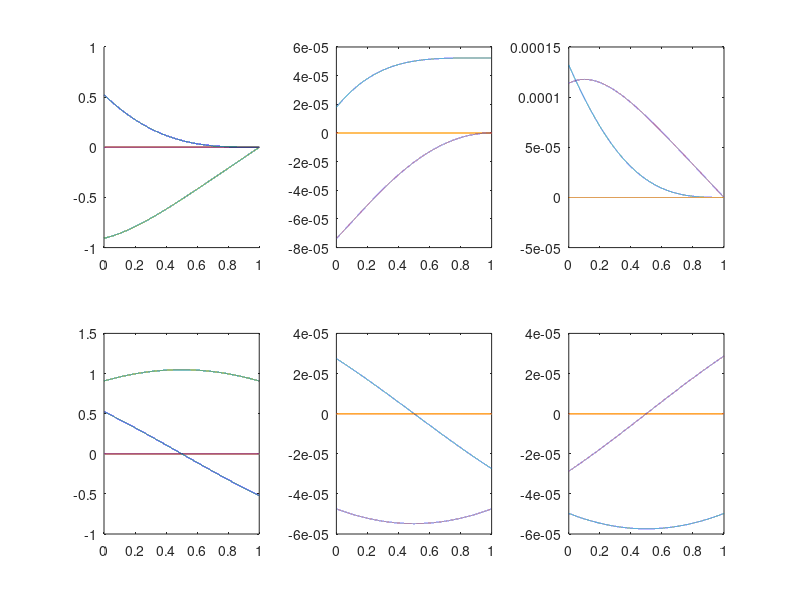

Write the MATLAB code that produced this figure. (Note: this script raises an error after producing the figure.)
%% init data
theta = 0;
dis = pi/3;

q0 = [[1,0,0]*sin(dis/2),cos(dis/2)]';
q1 = [0,0,0,1]';
q2 = [[cos(theta),sin(theta),0]*sin(dis/2),cos(dis/2)]';

ds = 0.0001;
s = 0:ds:1;

theta0 = acos(q0(4));
v0 = q0(1:3)/sin(theta0);

theta2 = acos(q2(4));
v2 = q2(1:3)/sin(theta2);

debug = 1;

%% qa
qa  = [sin(theta0*((1-s).^2)).*v0;cos(theta0*((1-s).^2))];
dqa = theta0*(2*s-2).*[cos(theta0*((1-s).^2)).*v0;-sin(theta0*((1-s).^2))];
ddqa = theta0*2.*[cos(theta0*((1-s).^2)).*v0;-sin(theta0*((1-s).^2))]...
    +theta0*(2*s-2).*theta0.*(2*s-2).*[-sin(theta0*((1-s).^2)).*v0;-cos(theta0*((1-s).^2))];

if(debug)
    subplot(2,3,1);
    hold on
    plot(s,dqa)
    plot(s(2:end),diff(qa')'/ds)
    hold off
    subplot(2,3,2)
    plot(s(2:end),dqa(:,2:end)-diff(qa')'/ds)
    subplot(2,3,3)
    plot(s(2:end),ddqa(:,2:end)-diff(dqa')'/ds)
end
%% qb1
qb1  = [sin(theta0*(-(1-s).^2)).*v0;cos(theta0*(-(1-s).^2))];
dqb1 = -theta0*(2*s-2).*[cos(theta0*((1-s).^2)).*v0;sin(theta0*((1-s).^2))];
ddqb1 = -theta0*2.*[cos(theta0*((1-s).^2)).*v0;sin(theta0*((1-s).^2))]...
    -theta0*(2*s-2).*theta0.*(2*s-2).*[-sin(theta0*((1-s).^2)).*v0;cos(theta0*((1-s).^2))];

if(debug)
    subplot(2,3,4);
    hold on
    plot(s,dqb1);
    plot(s(2:end),diff(qb1')'/ds);
    hold off
    subplot(2,3,5);
    plot(s(2:end),dqb1(:,2:end)-diff(qb1')'/ds);
    subplot(2,3,6)
    plot(s(2:end),ddqb1(:,2:end)-diff(dqb1')'/ds)
end

%% qb2
qb2  = [sin(theta2*(s.^2)).*v2;cos(theta2*(s.^2))];
dqb2 = 2*theta2*s.*[cos(theta2*(s.^2)).*v2;-sin(theta2*(s.^2))];
ddqb2 = 2*theta2.*[cos(theta2*(s.^2)).*v2;-sin(theta2*(s.^2))]...
    + 2*theta2*s.*2*theta2.*s.*[-sin(theta2*(s.^2)).*v2;-cos(theta2*(s.^2))];

if(debug)
    subplot(2,3,4);
    plot(s,dqb2);
    hold on
    plot(s(2:end),diff(qb2')'/ds);
    hold off
    subplot(2,3,5);
    plot(s(2:end),dqb2(:,2:end)-diff(qb2')'/ds);
    subplot(2,3,6);
    plot(s(2:end),ddqb2(:,2:end)-diff(dqb2')'/ds);
end
%% qb3
qb3 = [ qb1(2,:).*qb2(3,:) - qb2(2,:).*qb1(3,:) + qb1(4,:).*qb2(1,:) + qb2(4,:).*qb1(1,:)
        qb2(1,:).*qb1(3,:) - qb1(1,:).*qb2(3,:) + qb1(4,:).*qb2(2,:) + qb2(4,:).*qb1(2,:)
        qb1(1,:).*qb2(2,:) - qb2(1,:).*qb1(2,:) + qb1(4,:).*qb2(3,:) + qb2(4,:).*qb1(3,:)
        qb1(4,:).*qb2(4,:) - qb1(1,:).*qb2(1,:) - qb1(2,:).*qb2(2,:) - qb1(3,:).*qb2(3,:)
        ];
dqb3 = [
    qb1(2,:).*dqb2(3,:)+dqb1(2,:).*qb2(3,:) - qb2(2,:).*dqb1(3,:)-dqb2(2,:).*qb1(3,:) + qb1(4,:).*dqb2(1,:)+dqb1(4,:).*qb2(1,:) + qb2(4,:).*dqb1(1,:)+dqb2(4,:).*qb1(1,:)
    qb2(1,:).*dqb1(3,:)+dqb2(1,:).*qb1(3,:) - qb1(1,:).*dqb2(3,:)-dqb1(1,:).*qb2(3,:) + qb1(4,:).*dqb2(2,:)+dqb1(4,:).*qb2(2,:) + qb2(4,:).*dqb1(2,:)+dqb2(4,:).*qb1(2,:)
    qb1(1,:).*dqb2(2,:)+dqb1(1,:).*qb2(2,:) - qb2(1,:).*dqb1(2,:)-dqb2(1,:).*qb1(2,:) + qb1(4,:).*dqb2(3,:)+dqb1(4,:).*qb2(3,:) + qb2(4,:).*dqb1(3,:)+dqb2(4,:).*qb1(3,:)
    qb1(4,:).*dqb2(4,:)+dqb1(4,:).*qb2(4,:) - qb1(1,:).*dqb2(1,:)-dqb1(1,:).*qb2(1,:) - qb1(2,:).*dqb2(2,:)-dqb1(2,:).*qb2(2,:) - qb1(3,:).*dqb2(3,:)-dqb1(3,:).*qb2(3,:)
];

ddqb3 = [
    qb1(2,:).*ddqb2(3,:)+2*dqb1(2,:).*dqb2(3,:)+ddqb1(2,:).*qb2(3,:) - qb2(2,:).*ddqb1(3,:)-2*dqb2(2,:).*dqb1(3,:)-ddqb2(2,:).*qb1(3,:) + qb1(4,:).*ddqb2(1,:)+2*dqb1(4,:).*dqb2(1,:)+ddqb1(4,:).*qb2(1,:) + qb2(4,:).*ddqb1(1,:)+2*dqb2(4,:).*dqb1(1,:)+ddqb2(4,:).*qb1(1,:)
    qb2(1,:).*ddqb1(3,:)+2*dqb2(1,:).*dqb1(3,:)+ddqb2(1,:).*qb1(3,:) - qb1(1,:).*ddqb2(3,:)-2*dqb1(1,:).*dqb2(3,:)-ddqb1(1,:).*qb2(3,:) + qb1(4,:).*ddqb2(2,:)+2*dqb1(4,:).*dqb2(2,:)+ddqb1(4,:).*qb2(2,:) + qb2(4,:).*ddqb1(2,:)+2*dqb2(4,:).*dqb1(2,:)+ddqb2(4,:).*qb1(2,:)
    qb1(1,:).*ddqb2(2,:)+2*dqb1(1,:).*dqb2(2,:)+ddqb1(1,:).*qb2(2,:) - qb2(1,:).*ddqb1(2,:)-2*dqb2(1,:).*dqb1(2,:)-ddqb2(1,:).*qb1(2,:) + qb1(4,:).*ddqb2(3,:)+2*dqb1(4,:).*dqb2(3,:)+ddqb1(4,:).*qb2(3,:) + qb2(4,:).*ddqb1(3,:)+2*dqb2(4,:).*dqb1(3,:)+ddqb2(4,:).*qb1(3,:)
    qb1(4,:).*ddqb2(4,:)+2*dqb1(4,:).*dqb2(4,:)+ddqb1(4,:).*qb2(4,:) - qb1(1,:).*ddqb2(1,:)-2*dqb1(1,:).*dqb2(1,:)-ddqb1(1,:).*qb2(1,:) - qb1(2,:).*ddqb2(2,:)-2*dqb1(2,:).*dqb2(2,:)-ddqb1(2,:).*qb2(2,:) - qb1(3,:).*ddqb2(3,:)-2*dqb1(3,:).*dqb2(3,:)-ddqb1(3,:).*qb2(3,:)
];
if(debug)
% 验证dq3
subplot(2,3,4);
plot(s,dqb3);
hold on
plot(s(2:end),diff(qb3')'/ds);
hold off
subplot(2,3,5);
plot(s(2:end),dqb3(:,2:end)-diff(qb3')'/ds);
subplot(2,3,6)
plot(s(2:end),ddqb3(:,2:end)-diff(dqb3')'/ds);
% qb32=zeros(size(qb1));
% for i=1:size(qb1,2)
% qb32(:,i) = s_q_dot_q(qb1(:,i),qb2(:,i));
% end
% qb3 - qb32(1:4,:)
end
%% qb
% 计算qb 和 dqb

% q&dq to v theta dv dtheta
theta_b3 = zeros(1,size(qb3,2));
vb3 = zeros(3,size(qb3,2));
dtheta_b3 = zeros(1,size(qb3,2));
dvb3 = zeros(3,size(qb3,2));
ddtheta_b3 = zeros(1,size(qb3,2));
ddvb3 = zeros(3,size(qb3,2));

for i=1:size(qb3,2)
[theta_b3(:,i),vb3(:,i),dtheta_b3(:,i),dvb3(:,i),ddtheta_b3(:,i),ddvb3(:,i)] = ...
    s_q_to_theta_v(qb3(:,i),dqb3(:,i),ddqb3(:,i));
end

if(debug)
    subplot(2,3,2);
    plot(s,dvb3);
    hold on
    plot(s(2:end),diff(vb3')'/ds);
    hold off
    subplot(2,3,2);
    plot(s(2:end),dvb3(:,2:end)-diff(vb3')'/ds);
    subplot(2,3,3)
    plot(s(2:end),ddvb3(:,2:end)-diff(dvb3')'/ds);
end
qb  = [sin(theta_b3.*s).*vb3;cos(theta_b3.*s)];
dqb = [
    cos(s.*theta_b3).*(theta_b3+s.*dtheta_b3).*vb3+sin(s.*theta_b3).*dvb3
    -sin(s.*theta_b3).*(theta_b3+s.*dtheta_b3)
];

ddqb_1 = -sin(s.*theta_b3).*(theta_b3 + s.*dtheta_b3).*(theta_b3+s.*dtheta_b3).*vb3 ...
        + cos(s.*theta_b3).*(dtheta_b3+ dtheta_b3 + s.*ddtheta_b3).*vb3 ...
        + cos(s.*theta_b3).*(theta_b3+s.*dtheta_b3).*dvb3 ...
        ...
        + cos(s.*theta_b3).*(theta_b3 + s.*dtheta_b3).*dvb3 ...
        + sin(s.*theta_b3).*ddvb3;

ddqb_2 = -cos(s.*theta_b3).*(theta_b3 + s.*dtheta_b3).*(theta_b3+s.*dtheta_b3) ...
        -sin(s.*theta_b3).*(dtheta_b3 + dtheta_b3 + s.*ddtheta_b3);

ddqb = [
    ddqb_1
    ddqb_2
    ];

if(debug)
    subplot(2,3,4);
    plot(s,dqb);
    hold on
    plot(s(2:end),diff(qb')'/ds);
    hold off
    subplot(2,3,5);
    plot(s(2:end),dqb(:,2:end)-diff(qb')'/ds);
    subplot(2,3,6)
    plot(s(2:end),ddqb(:,2:end)-diff(dqb')'/ds);
end
%% q
% 最后计算 q
q = [ 
    qa(2,:).*qb(3,:) - qb(2,:).*qa(3,:) + qa(4,:).*qb(1,:) + qb(4,:).*qa(1,:)
    qb(1,:).*qa(3,:) - qa(1,:).*qb(3,:) + qa(4,:).*qb(2,:) + qb(4,:).*qa(2,:)
    qa(1,:).*qb(2,:) - qb(1,:).*qa(2,:) + qa(4,:).*qb(3,:) + qb(4,:).*qa(3,:)
    qa(4,:).*qb(4,:) - qa(1,:).*qb(1,:) - qa(2,:).*qb(2,:) - qa(3,:).*qb(3,:)
];
dq = [
    qa(2,:).*dqb(3,:)+dqa(2,:).*qb(3,:) - qb(2,:).*dqa(3,:)-dqb(2,:).*qa(3,:) + qa(4,:).*dqb(1,:)+dqa(4,:).*qb(1,:) + qb(4,:).*dqa(1,:)+dqb(4,:).*qa(1,:)
    qb(1,:).*dqa(3,:)+dqb(1,:).*qa(3,:) - qa(1,:).*dqb(3,:)-dqa(1,:).*qb(3,:) + qa(4,:).*dqb(2,:)+dqa(4,:).*qb(2,:) + qb(4,:).*dqa(2,:)+dqb(4,:).*qa(2,:)
    qa(1,:).*dqb(2,:)+dqa(1,:).*qb(2,:) - qb(1,:).*dqa(2,:)-dqb(1,:).*qa(2,:) + qa(4,:).*dqb(3,:)+dqa(4,:).*qb(3,:) + qb(4,:).*dqa(3,:)+dqb(4,:).*qa(3,:)
    qa(4,:).*dqb(4,:)+dqa(4,:).*qb(4,:) - qa(1,:).*dqb(1,:)-dqa(1,:).*qb(1,:) - qa(2,:).*dqb(2,:)-dqa(2,:).*qb(2,:) - qa(3,:).*dqb(3,:)-dqa(3,:).*qb(3,:)
];
ddq = [
    qa(2,:).*ddqb(3,:)+2*dqa(2,:).*dqb(3,:)+ddqa(2,:).*qb(3,:) - qb(2,:).*ddqa(3,:)-2*dqb(2,:).*dqa(3,:)-ddqb(2,:).*qa(3,:) + qa(4,:).*ddqb(1,:)+2*dqa(4,:).*dqb(1,:)+ddqa(4,:).*qb(1,:) + qb(4,:).*ddqa(1,:)+2*dqb(4,:).*dqa(1,:)+ddqb(4,:).*qa(1,:)
    qb(1,:).*ddqa(3,:)+2*dqb(1,:).*dqa(3,:)+ddqb(1,:).*qa(3,:) - qa(1,:).*ddqb(3,:)-2*dqa(1,:).*dqb(3,:)-ddqa(1,:).*qb(3,:) + qa(4,:).*ddqb(2,:)+2*dqa(4,:).*dqb(2,:)+ddqa(4,:).*qb(2,:) + qb(4,:).*ddqa(2,:)+2*dqb(4,:).*dqa(2,:)+ddqb(4,:).*qa(2,:)
    qa(1,:).*ddqb(2,:)+2*dqa(1,:).*dqb(2,:)+ddqa(1,:).*qb(2,:) - qb(1,:).*ddqa(2,:)-2*dqb(1,:).*dqa(2,:)-ddqb(1,:).*qa(2,:) + qa(4,:).*ddqb(3,:)+2*dqa(4,:).*dqb(3,:)+ddqa(4,:).*qb(3,:) + qb(4,:).*ddqa(3,:)+2*dqb(4,:).*dqa(3,:)+ddqb(4,:).*qa(3,:)
    qa(4,:).*ddqb(4,:)+2*dqa(4,:).*dqb(4,:)+ddqa(4,:).*qb(4,:) - qa(1,:).*ddqb(1,:)-2*dqa(1,:).*dqb(1,:)-ddqa(1,:).*qb(1,:) - qa(2,:).*ddqb(2,:)-2*dqa(2,:).*dqb(2,:)-ddqa(2,:).*qb(2,:) - qa(3,:).*ddqb(3,:)-2*dqa(3,:).*dqb(3,:)-ddqa(3,:).*qb(3,:)
];
if(debug)
    subplot(2,3,4);
    plot(s,dq);
    hold on
    plot(s(2:end),diff(q')'/ds);
    hold off
    subplot(2,3,5);
    plot(s(2:end),dq(:,2:end)-diff(q')'/ds);
    subplot(2,3,6)
    plot(s(2:end),ddq(:,2:end)-diff(dq')'/ds);
end

%% compute arc
darc = sqrt(sum(dq.*dq));
ddarc = sum(dq.*ddq)./darc;

[arc_est, darc_est, ddarc_est] = s_estimate_bezier3_arc(darc(1), ddarc(1), darc(end), ddarc(end), darc((length(darc) + 1)/2), s);

subplot(1,2,1)
hold on
axis equal
plot(s,darc)
plot(s,ddarc)
plot(s,darc_est)
plot(s,ddarc_est)
% plot(s,2*a.*s+b)

subplot(1,2,2)
hold on
axis equal
plot(s(2:end)-ds/2,sqrt(sum(diff(q')'.*diff(q')'))/ds)
% plot(s,ddarc)

plot(s,darc)
plot(s,ddarc)
% plot(s,a.*s.*s+b.*s+c+ d*sin(s*pi) + e*cos(s*2*pi) + f)
% % plot(s,a.*s.*s+b.*s+c+ d*sin(s*pi) + e*cos(s*2*pi) + f + (c/7)*(1-cos(4*pi*s))/2)
% plot(s,2*a.*s+b+d*cos(s*pi)*pi - e*sin(s*2*pi)*2*pi)









